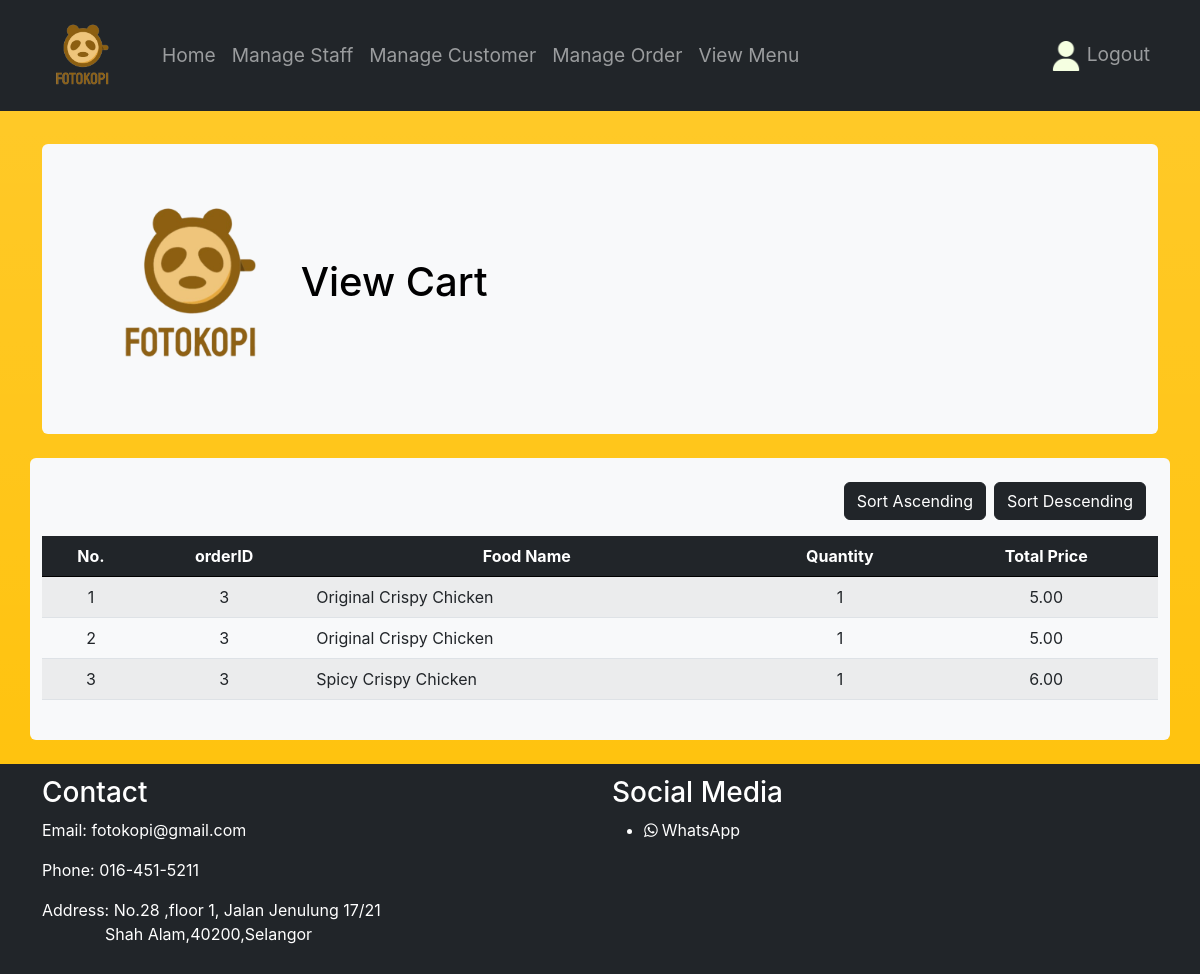
The page /Fotokopi/Staff_Page/viewCart.php?id=3 on the database its author committed.
### tables this page shows
CREATE TABLE `cart` (
  `cartID` int(10) UNSIGNED NOT NULL,
  `orderID` int(10) UNSIGNED NOT NULL,
  `foodID` int(10) UNSIGNED NOT NULL,
  `foodName` varchar(255) NOT NULL,
  `quantity` int(10) NOT NULL,
  `totalPrice` decimal(10,2) NOT NULL
);

### Fotokopi/Staff_Page/viewCart.php (the view, shortened to what this page needs)
<?php include('partials/menu.php'); ?>
<?php
    $id = $_GET['id'];
?>
<div class="container mt-3">
    <div class="mt-4 p-5 bg-light text-bg-light rounded">
        <h1>
            <img src="../pic/Logo.png" alt="Company Logo" width="200px">
            View Cart
        </h1>
    </div>
</div>
<br>
<div class="container bg-light rounded">
    <br>
    <div class="container">
        <div class="d-flex justify-content-end mb-3">
            <button class="btn btn-dark me-2" onclick="sortTable(true)">Sort Ascending</button>
            <button class="btn btn-dark" onclick="sortTable(false)">Sort Descending</button>
        </div>
    </div>
    <table class="table table-striped">
        <thead class="table-dark">
            <tr>
                <th class="text-center">No.</th>
                <th class="text-center">orderID</th>
                <th class="text-center">Food Name</th>
                <th class="text-center">Quantity</th>
                <th class="text-center">Total Price</th>
            </tr>
        </thead>
        <tbody>
            <?php
            $sql = "SELECT * FROM cart WHERE orderID=$id";
            $res = mysqli_query($conn,$sql);
            if($res==TRUE){
                $sn=1;
                $count = mysqli_num_rows($res);
                if($count>0){
                    while($row=mysqli_fetch_assoc($res)){
                        $orderID = $row['orderID'];
                        $foodname = $row['foodName'];
                        $quantity = $row['quantity'];
                        $price = $row['totalPrice'];
                        ?>
                        <tr>
                            <td class="text-center"><?php echo $sn++; ?></td>
                            <td class="text-center"><?php echo $orderID; ?></td>
                            <td><?php echo $foodname; ?></td>
                            <td class="text-center"><?php echo $quantity; ?></td>
                            <td class="text-center"><?php echo $price; ?></td>
                        </tr>
                        <?php
                    }
                }
            }
            ?>
        </tbody>
    </table>
    <br>
</div>
<br>
<?php include('partials/footer.php'); ?>

### Fotokopi/Staff_Page/staff.css (style rules this page uses)
* { margin: 0; padding: 0; font-family: -apple-system, BlinkMacSystemFont, 'Segoe UI', Roboto, Oxygen, Ubuntu, Cantarell, 'Open Sans', 'Helvetica Neue', sans-serif; }
tr th { border-bottom: 1px solid black; padding: 1%; text-align: left; }
table tr td { padding: 1%; }

### rows shown on the page
cart: orderID "3", foodName "Original Crispy Chicken", quantity "1", totalPrice "5.00"
cart: orderID "3", foodName "Original Crispy Chicken", quantity "1", totalPrice "5.00"
cart: orderID "3", foodName "Spicy Crispy Chicken", quantity "1", totalPrice "6.00"
